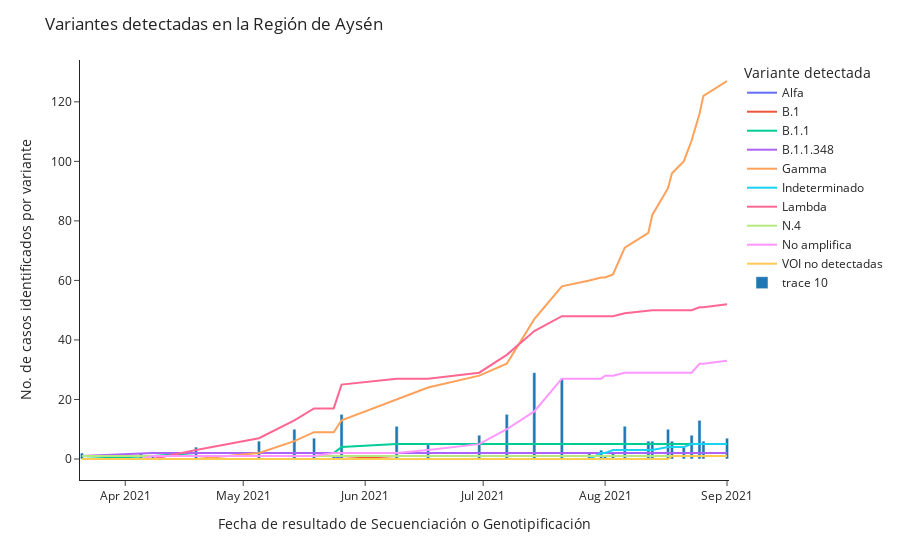

Notebook source saved alongside this figure:
### Code cell
px.line(df_variantes_clean.groupby(['fecha_resultado_secuenciacion_genotipificacion', 'variante_linaje']).count()[['n_documento']].reset_index().pivot(
    index='fecha_resultado_secuenciacion_genotipificacion',
    columns='variante_linaje', 
    values=['n_documento']
).fillna(0).cumsum().clean_names().rename(
    columns={
        'alfa':'Alfa',
        'b_1':'B.1',
        'b_1_1':'B.1.1',
        'b_1_1_348':'B.1.1.348',
        'gamma':'Gamma',
        'indeterminado':'Indeterminado',
        'lambda':'Lambda',
        'n_4':'N.4',
        'no_amplifica':'No amplifica',
        'no_se_detectan_mutaciones_para_variantes_de_interes_por_parte_de_este_kit':'VOI no detectadas'
            })['n_documento'],
        labels={'variante_linaje':'Variante detectada'},
        
       ).update_layout(
    title= 'Variantes detectadas en la Región de Aysén',
    yaxis_title='No. de casos identificados por variante',
    xaxis_title='Fecha de resultado de Secuenciación o Genotipificación',
    template='simple_white',
    
    
).add_bar(
    x= df_variantes_clean.groupby(['fecha_resultado_secuenciacion_genotipificacion']).count()[['n_documento']].index,
    y= df_variantes_clean.groupby(['fecha_resultado_secuenciacion_genotipificacion']).count()[['n_documento']].n_documento,
    


    )

### Figure 1 — Plotly figure (JSON) as saved in the notebook; plotly's stock layout.template omitted (floating-point values rounded to 4 significant figures)
{"data": [{"hovertemplate": "Variante detectada=Alfa<br>fecha_resultado_secuenciacion_genotipificacion=%{x}<br>value=%{y}<extra></extra>", "legendgroup": "Alfa", "line": {"color": "#636efa", "dash": "solid"}, "mode": "lines", "name": "Alfa", "orientation": "v", "showlegend": true, "type": "scatter", "x": ["2021-03-21T00:00:00", "2021-04-05T00:00:00", "2021-04-08T00:00:00", "2021-04-19T00:00:00", "2021-05-05T00:00:00", "2021-05-14T00:00:00", "2021-05-19T00:00:00", "2021-05-24T00:00:00", "2021-05-26T00:00:00", "2021-06-09T00:00:00", "2021-06-17T00:00:00", "2021-06-30T00:00:00", "2021-07-07T00:00:00", "2021-07-14T00:00:00", "2021-07-21T00:00:00", "2021-07-28T00:00:00", "2021-07-31T00:00:00", "2021-08-01T00:00:00", "2021-08-03T00:00:00", "2021-08-06T00:00:00", "2021-08-12T00:00:00", "2021-08-13T00:00:00", "2021-08-17T00:00:00", "2021-08-18T00:00:00", "2021-08-21T00:00:00", "2021-08-23T00:00:00", "2021-08-25T00:00:00", "2021-08-26T00:00:00", "2021-09-01T00:00:00"], "xaxis": "x", "y": [0, 0, 0, 0, 0, 0, 0, 0, 1, 1, 1, 1, 1, 1, 1, 1, 1, 1, 1, 1, 1, 1, 1, 1, 1, 1, 1, 1, 1], "yaxis": "y"}, {"hovertemplate": "Variante detectada=B.1<br>fecha_resultado_secuenciacion_genotipificacion=%{x}<br>value=%{y}<extra></extra>", "legendgroup": "B.1", "line": {"color": "#EF553B", "dash": "solid"}, "mode": "lines", "name": "B.1", "orientation": "v", "showlegend": true, "type": "scatter", "x": ["2021-03-21T00:00:00", "2021-04-05T00:00:00", "2021-04-08T00:00:00", "2021-04-19T00:00:00", "2021-05-05T00:00:00", "2021-05-14T00:00:00", "2021-05-19T00:00:00", "2021-05-24T00:00:00", "2021-05-26T00:00:00", "2021-06-09T00:00:00", "2021-06-17T00:00:00", "2021-06-30T00:00:00", "2021-07-07T00:00:00", "2021-07-14T00:00:00", "2021-07-21T00:00:00", "2021-07-28T00:00:00", "2021-07-31T00:00:00", "2021-08-01T00:00:00", "2021-08-03T00:00:00", "2021-08-06T00:00:00", "2021-08-12T00:00:00", "2021-08-13T00:00:00", "2021-08-17T00:00:00", "2021-08-18T00:00:00", "2021-08-21T00:00:00", "2021-08-23T00:00:00", "2021-08-25T00:00:00", "2021-08-26T00:00:00", "2021-09-01T00:00:00"], "xaxis": "x", "y": [0, 0, 0, 0, 0, 0, 0, 0, 0, 1, 1, 1, 1, 1, 1, 1, 1, 1, 1, 1, 1, 1, 1, 1, 1, 1, 1, 1, 1], "yaxis": "y"}, {"hovertemplate": "Variante detectada=B.1.1<br>fecha_resultado_secuenciacion_genotipificacion=%{x}<br>value=%{y}<extra></extra>", "legendgroup": "B.1.1", "line": {"color": "#00cc96", "dash": "solid"}, "mode": "lines", "name": "B.1.1", "orientation": "v", "showlegend": true, "type": "scatter", "x": ["2021-03-21T00:00:00", "2021-04-05T00:00:00", "2021-04-08T00:00:00", "2021-04-19T00:00:00", "2021-05-05T00:00:00", "2021-05-14T00:00:00", "2021-05-19T00:00:00", "2021-05-24T00:00:00", "2021-05-26T00:00:00", "2021-06-09T00:00:00", "2021-06-17T00:00:00", "2021-06-30T00:00:00", "2021-07-07T00:00:00", "2021-07-14T00:00:00", "2021-07-21T00:00:00", "2021-07-28T00:00:00", "2021-07-31T00:00:00", "2021-08-01T00:00:00", "2021-08-03T00:00:00", "2021-08-06T00:00:00", "2021-08-12T00:00:00", "2021-08-13T00:00:00", "2021-08-17T00:00:00", "2021-08-18T00:00:00", "2021-08-21T00:00:00", "2021-08-23T00:00:00", "2021-08-25T00:00:00", "2021-08-26T00:00:00", "2021-09-01T00:00:00"], "xaxis": "x", "y": [0, 1, 1, 2, 2, 2, 2, 2, 4, 5, 5, 5, 5, 5, 5, 5, 5, 5, 5, 5, 5, 5, 5, 5, 5, 5, 5, 5, 5], "yaxis": "y"}, {"hovertemplate": "Variante detectada=B.1.1.348<br>fecha_resultado_secuenciacion_genotipificacion=%{x}<br>value=%{y}<extra></extra>", "legendgroup": "B.1.1.348", "line": {"color": "#ab63fa", "dash": "solid"}, "mode": "lines", "name": "B.1.1.348", "orientation": "v", "showlegend": true, "type": "scatter", "x": ["2021-03-21T00:00:00", "2021-04-05T00:00:00", "2021-04-08T00:00:00", "2021-04-19T00:00:00", "2021-05-05T00:00:00", "2021-05-14T00:00:00", "2021-05-19T00:00:00", "2021-05-24T00:00:00", "2021-05-26T00:00:00", "2021-06-09T00:00:00", "2021-06-17T00:00:00", "2021-06-30T00:00:00", "2021-07-07T00:00:00", "2021-07-14T00:00:00", "2021-07-21T00:00:00", "2021-07-28T00:00:00", "2021-07-31T00:00:00", "2021-08-01T00:00:00", "2021-08-03T00:00:00", "2021-08-06T00:00:00", "2021-08-12T00:00:00", "2021-08-13T00:00:00", "2021-08-17T00:00:00", "2021-08-18T00:00:00", "2021-08-21T00:00:00", "2021-08-23T00:00:00", "2021-08-25T00:00:00", "2021-08-26T00:00:00", "2021-09-01T00:00:00"], "xaxis": "x", "y": [1, 2, 2, 2, 2, 2, 2, 2, 2, 2, 2, 2, 2, 2, 2, 2, 2, 2, 2, 2, 2, 2, 2, 2, 2, 2, 2, 2, 2], "yaxis": "y"}, {"hovertemplate": "Variante detectada=Gamma<br>fecha_resultado_secuenciacion_genotipificacion=%{x}<br>value=%{y}<extra></extra>", "legendgroup": "Gamma", "line": {"color": "#FFA15A", "dash": "solid"}, "mode": "lines", "name": "Gamma", "orientation": "v", "showlegend": true, "type": "scatter", "x": ["2021-03-21T00:00:00", "2021-04-05T00:00:00", "2021-04-08T00:00:00", "2021-04-19T00:00:00", "2021-05-05T00:00:00", "2021-05-14T00:00:00", "2021-05-19T00:00:00", "2021-05-24T00:00:00", "2021-05-26T00:00:00", "2021-06-09T00:00:00", "2021-06-17T00:00:00", "2021-06-30T00:00:00", "2021-07-07T00:00:00", "2021-07-14T00:00:00", "2021-07-21T00:00:00", "2021-07-28T00:00:00", "2021-07-31T00:00:00", "2021-08-01T00:00:00", "2021-08-03T00:00:00", "2021-08-06T00:00:00", "2021-08-12T00:00:00", "2021-08-13T00:00:00", "2021-08-17T00:00:00", "2021-08-18T00:00:00", "2021-08-21T00:00:00", "2021-08-23T00:00:00", "2021-08-25T00:00:00", "2021-08-26T00:00:00", "2021-09-01T00:00:00"], "xaxis": "x", "y": [0, 0, 0, 0, 2, 6, 9, 9, 13, 20, 24, 28, 32, 47, 58, 60, 61, 61, 62, 71, 76, 82, 91, 96, 100, 107, 116, 122, 127], "yaxis": "y"}, {"hovertemplate": "Variante detectada=Indeterminado<br>fecha_resultado_secuenciacion_genotipificacion=%{x}<br>value=%{y}<extra></extra>", "legendgroup": "Indeterminado", "line": {"color": "#19d3f3", "dash": "solid"}, "mode": "lines", "name": "Indeterminado", "orientation": "v", "showlegend": true, "type": "scatter", "x": ["2021-03-21T00:00:00", "2021-04-05T00:00:00", "2021-04-08T00:00:00", "2021-04-19T00:00:00", "2021-05-05T00:00:00", "2021-05-14T00:00:00", "2021-05-19T00:00:00", "2021-05-24T00:00:00", "2021-05-26T00:00:00", "2021-06-09T00:00:00", "2021-06-17T00:00:00", "2021-06-30T00:00:00", "2021-07-07T00:00:00", "2021-07-14T00:00:00", "2021-07-21T00:00:00", "2021-07-28T00:00:00", "2021-07-31T00:00:00", "2021-08-01T00:00:00", "2021-08-03T00:00:00", "2021-08-06T00:00:00", "2021-08-12T00:00:00", "2021-08-13T00:00:00", "2021-08-17T00:00:00", "2021-08-18T00:00:00", "2021-08-21T00:00:00", "2021-08-23T00:00:00", "2021-08-25T00:00:00", "2021-08-26T00:00:00", "2021-09-01T00:00:00"], "xaxis": "x", "y": [0, 0, 0, 0, 0, 0, 0, 0, 0, 0, 0, 0, 0, 0, 0, 0, 2, 2, 3, 3, 3, 3, 4, 4, 4, 5, 5, 5, 5], "yaxis": "y"}, {"hovertemplate": "Variante detectada=Lambda<br>fecha_resultado_secuenciacion_genotipificacion=%{x}<br>value=%{y}<extra></extra>", "legendgroup": "Lambda", "line": {"color": "#FF6692", "dash": "solid"}, "mode": "lines", "name": "Lambda", "orientation": "v", "showlegend": true, "type": "scatter", "x": ["2021-03-21T00:00:00", "2021-04-05T00:00:00", "2021-04-08T00:00:00", "2021-04-19T00:00:00", "2021-05-05T00:00:00", "2021-05-14T00:00:00", "2021-05-19T00:00:00", "2021-05-24T00:00:00", "2021-05-26T00:00:00", "2021-06-09T00:00:00", "2021-06-17T00:00:00", "2021-06-30T00:00:00", "2021-07-07T00:00:00", "2021-07-14T00:00:00", "2021-07-21T00:00:00", "2021-07-28T00:00:00", "2021-07-31T00:00:00", "2021-08-01T00:00:00", "2021-08-03T00:00:00", "2021-08-06T00:00:00", "2021-08-12T00:00:00", "2021-08-13T00:00:00", "2021-08-17T00:00:00", "2021-08-18T00:00:00", "2021-08-21T00:00:00", "2021-08-23T00:00:00", "2021-08-25T00:00:00", "2021-08-26T00:00:00", "2021-09-01T00:00:00"], "xaxis": "x", "y": [0, 0, 0, 3, 7, 13, 17, 17, 25, 27, 27, 29, 35, 43, 48, 48, 48, 48, 48, 49, 50, 50, 50, 50, 50, 50, 51, 51, 52], "yaxis": "y"}, {"hovertemplate": "Variante detectada=N.4<br>fecha_resultado_secuenciacion_genotipificacion=%{x}<br>value=%{y}<extra></extra>", "legendgroup": "N.4", "line": {"color": "#B6E880", "dash": "solid"}, "mode": "lines", "name": "N.4", "orientation": "v", "showlegend": true, "type": "scatter", "x": ["2021-03-21T00:00:00", "2021-04-05T00:00:00", "2021-04-08T00:00:00", "2021-04-19T00:00:00", "2021-05-05T00:00:00", "2021-05-14T00:00:00", "2021-05-19T00:00:00", "2021-05-24T00:00:00", "2021-05-26T00:00:00", "2021-06-09T00:00:00", "2021-06-17T00:00:00", "2021-06-30T00:00:00", "2021-07-07T00:00:00", "2021-07-14T00:00:00", "2021-07-21T00:00:00", "2021-07-28T00:00:00", "2021-07-31T00:00:00", "2021-08-01T00:00:00", "2021-08-03T00:00:00", "2021-08-06T00:00:00", "2021-08-12T00:00:00", "2021-08-13T00:00:00", "2021-08-17T00:00:00", "2021-08-18T00:00:00", "2021-08-21T00:00:00", "2021-08-23T00:00:00", "2021-08-25T00:00:00", "2021-08-26T00:00:00", "2021-09-01T00:00:00"], "xaxis": "x", "y": [1, 1, 1, 1, 1, 1, 1, 1, 1, 1, 1, 1, 1, 1, 1, 1, 1, 1, 1, 1, 1, 1, 1, 1, 1, 1, 1, 1, 1], "yaxis": "y"}, {"hovertemplate": "Variante detectada=No amplifica<br>fecha_resultado_secuenciacion_genotipificacion=%{x}<br>value=%{y}<extra></extra>", "legendgroup": "No amplifica", "line": {"color": "#FF97FF", "dash": "solid"}, "mode": "lines", "name": "No amplifica", "orientation": "v", "showlegend": true, "type": "scatter", "x": ["2021-03-21T00:00:00", "2021-04-05T00:00:00", "2021-04-08T00:00:00", "2021-04-19T00:00:00", "2021-05-05T00:00:00", "2021-05-14T00:00:00", "2021-05-19T00:00:00", "2021-05-24T00:00:00", "2021-05-26T00:00:00", "2021-06-09T00:00:00", "2021-06-17T00:00:00", "2021-06-30T00:00:00", "2021-07-07T00:00:00", "2021-07-14T00:00:00", "2021-07-21T00:00:00", "2021-07-28T00:00:00", "2021-07-31T00:00:00", "2021-08-01T00:00:00", "2021-08-03T00:00:00", "2021-08-06T00:00:00", "2021-08-12T00:00:00", "2021-08-13T00:00:00", "2021-08-17T00:00:00", "2021-08-18T00:00:00", "2021-08-21T00:00:00", "2021-08-23T00:00:00", "2021-08-25T00:00:00", "2021-08-26T00:00:00", "2021-09-01T00:00:00"], "xaxis": "x", "y": [0, 0, 1, 1, 1, 1, 1, 2, 2, 2, 3, 5, 10, 16, 27, 27, 27, 28, 28, 29, 29, 29, 29, 29, 29, 29, 32, 32, 33], "yaxis": "y"}, {"hovertemplate": "Variante detectada=VOI no detectadas<br>fecha_resultado_secuenciacion_genotipificacion=%{x}<br>value=%{y}<extra></extra>", "legendgroup": "VOI no detectadas", "line": {"color": "#FECB52", "dash": "solid"}, "mode": "lines", "name": "VOI no detectadas", "orientation": "v", "showlegend": true, "type": "scatter", "x": ["2021-03-21T00:00:00", "2021-04-05T00:00:00", "2021-04-08T00:00:00", "2021-04-19T00:00:00", "2021-05-05T00:00:00", "2021-05-14T00:00:00", "2021-05-19T00:00:00", "2021-05-24T00:00:00", "2021-05-26T00:00:00", "2021-06-09T00:00:00", "2021-06-17T00:00:00", "2021-06-30T00:00:00", "2021-07-07T00:00:00", "2021-07-14T00:00:00", "2021-07-21T00:00:00", "2021-07-28T00:00:00", "2021-07-31T00:00:00", "2021-08-01T00:00:00", "2021-08-03T00:00:00", "2021-08-06T00:00:00", "2021-08-12T00:00:00", "2021-08-13T00:00:00", "2021-08-17T00:00:00", "2021-08-18T00:00:00", "2021-08-21T00:00:00", "2021-08-23T00:00:00", "2021-08-25T00:00:00", "2021-08-26T00:00:00", "2021-09-01T00:00:00"], "xaxis": "x", "y": [0, 0, 0, 0, 0, 0, 0, 0, 0, 0, 0, 0, 0, 0, 0, 0, 0, 0, 0, 0, 0, 0, 0, 1, 1, 1, 1, 1, 1], "yaxis": "y"}, {"type": "bar", "x": ["2021-03-21T00:00:00", "2021-04-05T00:00:00", "2021-04-08T00:00:00", "2021-04-19T00:00:00", "2021-05-05T00:00:00", "2021-05-14T00:00:00", "2021-05-19T00:00:00", "2021-05-24T00:00:00", "2021-05-26T00:00:00", "2021-06-09T00:00:00", "2021-06-17T00:00:00", "2021-06-30T00:00:00", "2021-07-07T00:00:00", "2021-07-14T00:00:00", "2021-07-21T00:00:00", "2021-07-28T00:00:00", "2021-07-31T00:00:00", "2021-08-01T00:00:00", "2021-08-03T00:00:00", "2021-08-06T00:00:00", "2021-08-12T00:00:00", "2021-08-13T00:00:00", "2021-08-17T00:00:00", "2021-08-18T00:00:00", "2021-08-21T00:00:00", "2021-08-23T00:00:00", "2021-08-25T00:00:00", "2021-08-26T00:00:00", "2021-09-01T00:00:00"], "y": [2, 2, 1, 4, 6, 10, 7, 1, 15, 11, 5, 8, 15, 29, 27, 2, 3, 1, 2, 11, 6, 6, 10, 6, 4, 8, 13, 6, 7]}], "layout": {"legend": {"title": {"text": "Variante detectada"}, "tracegroupgap": 0}, "margin": {"t": 60}, "title": {"text": "Variantes detectadas en la Región de Aysén"}, "xaxis": {"anchor": "y", "domain": [0, 1], "title": {"text": "Fecha de resultado de Secuenciación o Genotipificación"}}, "yaxis": {"anchor": "x", "domain": [0, 1], "title": {"text": "No. de casos identificados por variante"}}}}
